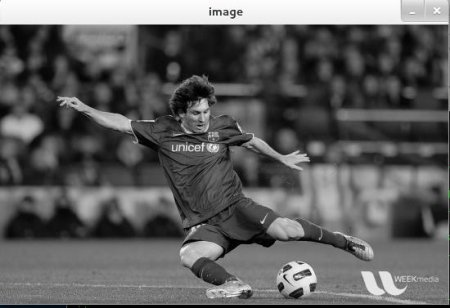
#> input picture messi5.jpg, 450 x 308 px, found by its file name
$ python image_grad_and_edges.py   (older library calls are emulated)
#> lines starting #> are read from the running program, lines starting #| are printed output that depends on the picture
'''
Created on Jan 17, 2017

@author: aelsalla
'''
import cv2
import numpy as np
from matplotlib import pyplot as plt

def show_img(name, img):
    cv2.imshow(name, img)
    cv2.waitKey(0)


# Original image
#img = cv2.imread('..\\dave.jpg')
img = cv2.imread('..\\messi5.jpg')
#> img is the input picture: shape (308, 450, 3); mean B, G, R 94.7, 94.7, 94.6
#img = cv2.imread('..\\scan_sample_0.png')
#img = cv2.imread('..\\j.png')

show_img('orig', img)


laplacian = cv2.Laplacian(img,cv2.CV_64F)
sobelx = cv2.Sobel(img,cv2.CV_64F,1,0,ksize=3)
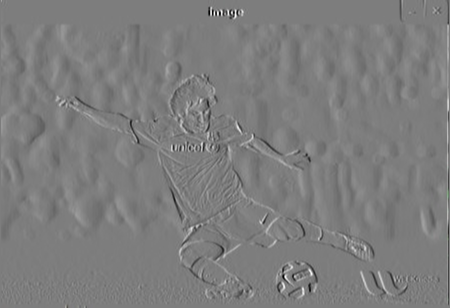
#> sobelx: shape (308, 450, 3) float64; mean B, G, R 0.2, 0.3, 0.2; drawn with min black and max white
sobely = cv2.Sobel(img,cv2.CV_64F,0,1,ksize=3)
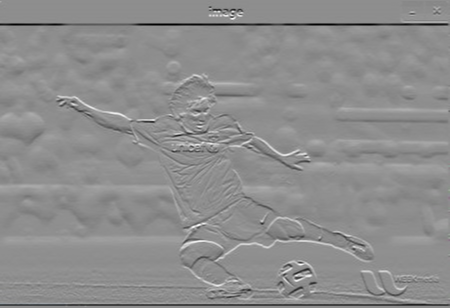
#> sobely: shape (308, 450, 3) float64; mean B, G, R -6.3, -6.4, -6.4; drawn with min black and max white

plt.subplot(2,2,1),plt.imshow(img,cmap = 'gray')
plt.title('Original'), plt.xticks([]), plt.yticks([])
plt.subplot(2,2,2),plt.imshow(laplacian,cmap = 'gray')
plt.title('Laplacian'), plt.xticks([]), plt.yticks([])
plt.subplot(2,2,3),plt.imshow(sobelx,cmap = 'gray')
plt.title('Sobel X'), plt.xticks([]), plt.yticks([])
plt.subplot(2,2,4),plt.imshow(sobely,cmap = 'gray')
plt.title('Sobel Y'), plt.xticks([]), plt.yticks([])

plt.show()
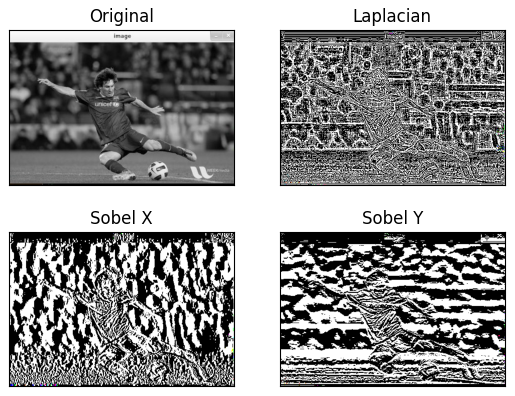
#> figure drawn by matplotlib, 4 panels; B, G, R data is drawn as R, G, B


# Output dtype = cv2.CV_8U
sobelx8u = cv2.Sobel(img,cv2.CV_8U,1,0,ksize=3)
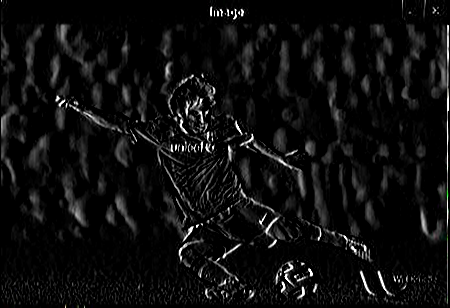
#> sobelx8u: shape (308, 450, 3); mean B, G, R 14.2, 14.2, 14.2

# Output dtype = cv2.CV_64F. Then take its absolute and convert to cv2.CV_8U
sobelx64f = cv2.Sobel(img,cv2.CV_64F,1,0,ksize=3)
abs_sobel64f = np.absolute(sobelx64f)
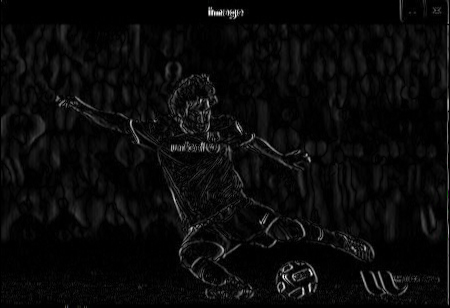
#> abs_sobel64f: shape (308, 450, 3) float64; mean B, G, R 29.1, 29.1, 29.1; drawn with min black and max white
sobel_8u = np.uint8(abs_sobel64f)
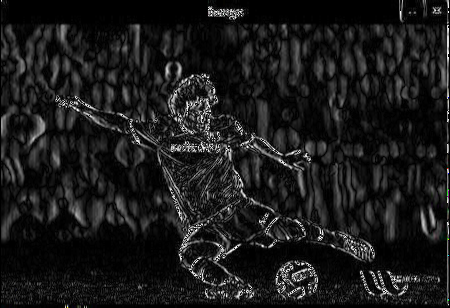
#> sobel_8u: shape (308, 450, 3); mean B, G, R 26.5, 26.5, 26.5

plt.subplot(1,3,1),plt.imshow(img,cmap = 'gray')
plt.title('Original'), plt.xticks([]), plt.yticks([])
plt.subplot(1,3,2),plt.imshow(sobelx8u,cmap = 'gray')
plt.title('Sobel CV_8U'), plt.xticks([]), plt.yticks([])
plt.subplot(1,3,3),plt.imshow(sobel_8u,cmap = 'gray')
plt.title('Sobel abs(CV_64F)'), plt.xticks([]), plt.yticks([])

plt.show()
#> figure, not shown here; B, G, R data is drawn as R, G, B

# Canny edge
edges = cv2.Canny(img,2,3)
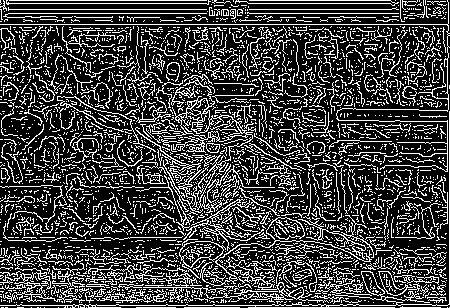
#> edges: shape (308, 450); 25.6% white in thin lines or dots

plt.subplot(121),plt.imshow(img,cmap = 'gray')
plt.title('Original Image'), plt.xticks([]), plt.yticks([])
plt.subplot(122),plt.imshow(edges,cmap = 'gray')
plt.title('Edge Image'), plt.xticks([]), plt.yticks([])

plt.show()
#> figure, not shown here; B, G, R data is drawn as R, G, B

$ run again, with dave.jpg copied over messi5.jpg
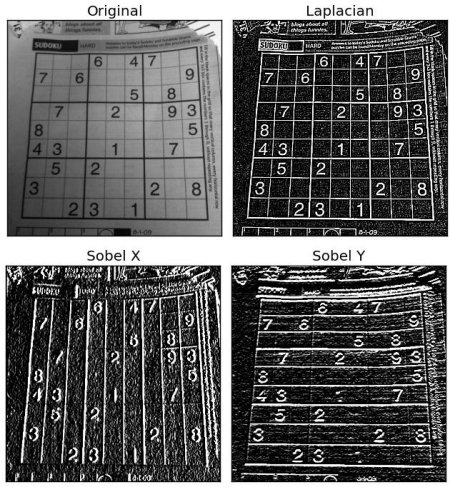
#> input picture dave.jpg, 450 x 487 px, found by its file name
#> img is the input picture: shape (487, 450, 3); min 0, max 255, mean 97.4
#> `sobel_8u = np.uint8(abs_sobel64f)`:
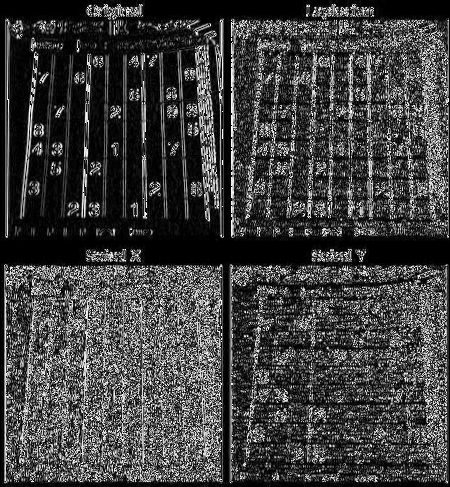
#> sobel_8u: shape (487, 450, 3); min 0, max 255, mean 64
#> `edges = cv2.Canny(img,2,3)`:
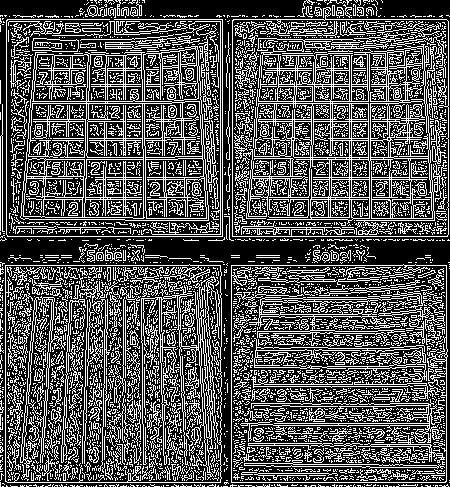
#> edges: shape (487, 450); 33.2% white in thin lines or dots

$ run again, with left01.jpg copied over messi5.jpg
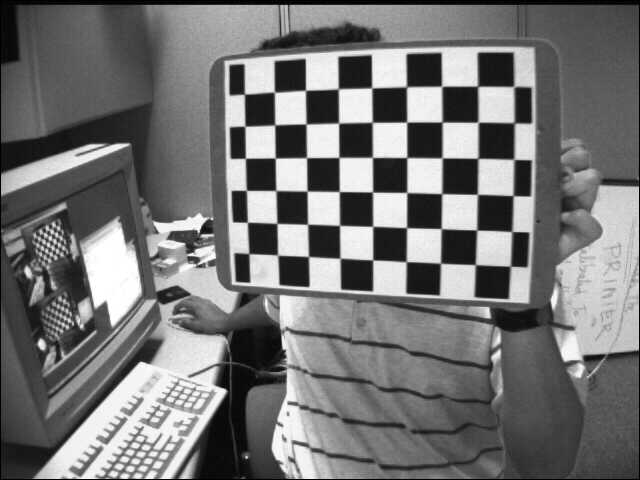
#> input picture left01.jpg, 640 x 480 px, found by its file name
#> img is the input picture: shape (480, 640, 3); min 0, max 255, mean 116.6
#> `sobel_8u = np.uint8(abs_sobel64f)`:
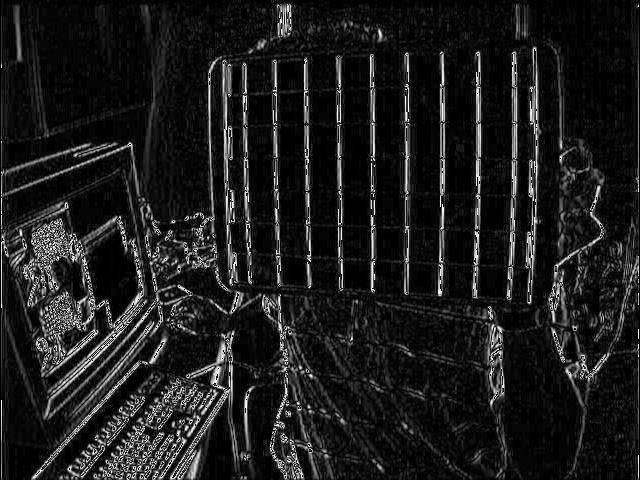
#> sobel_8u: shape (480, 640, 3); min 0, max 255, mean 28.9
#> `edges = cv2.Canny(img,2,3)`:
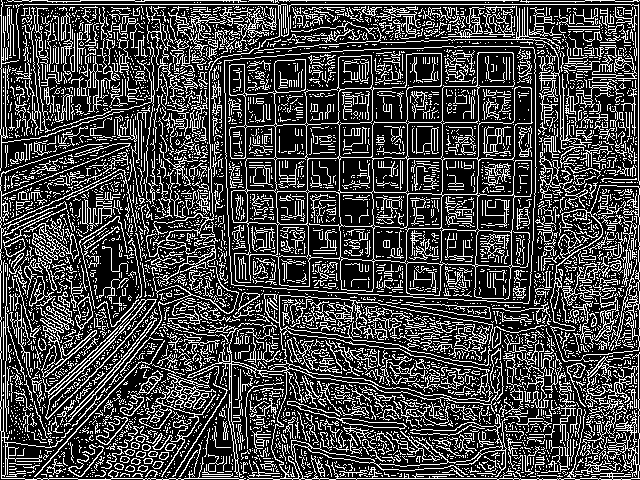
#> edges: shape (480, 640); 27.1% white in thin lines or dots
